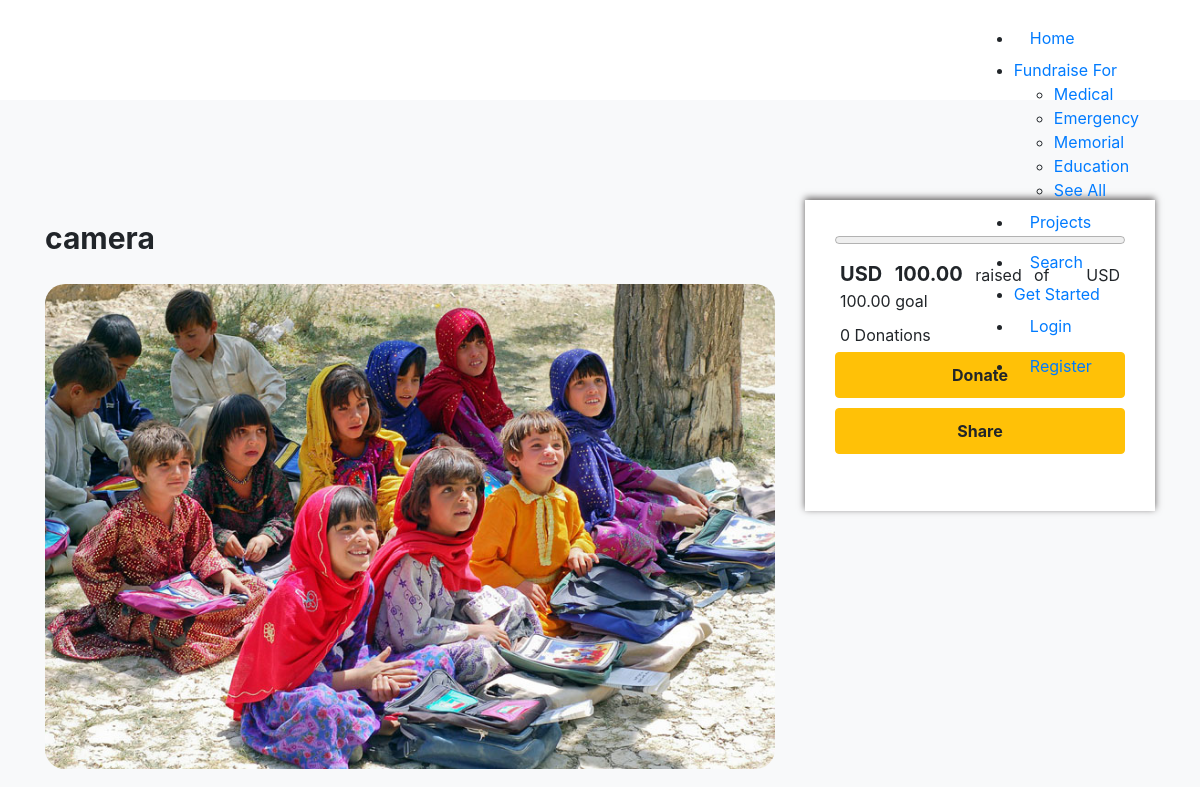
Before: /project/6/ (upper part) with the older database file.
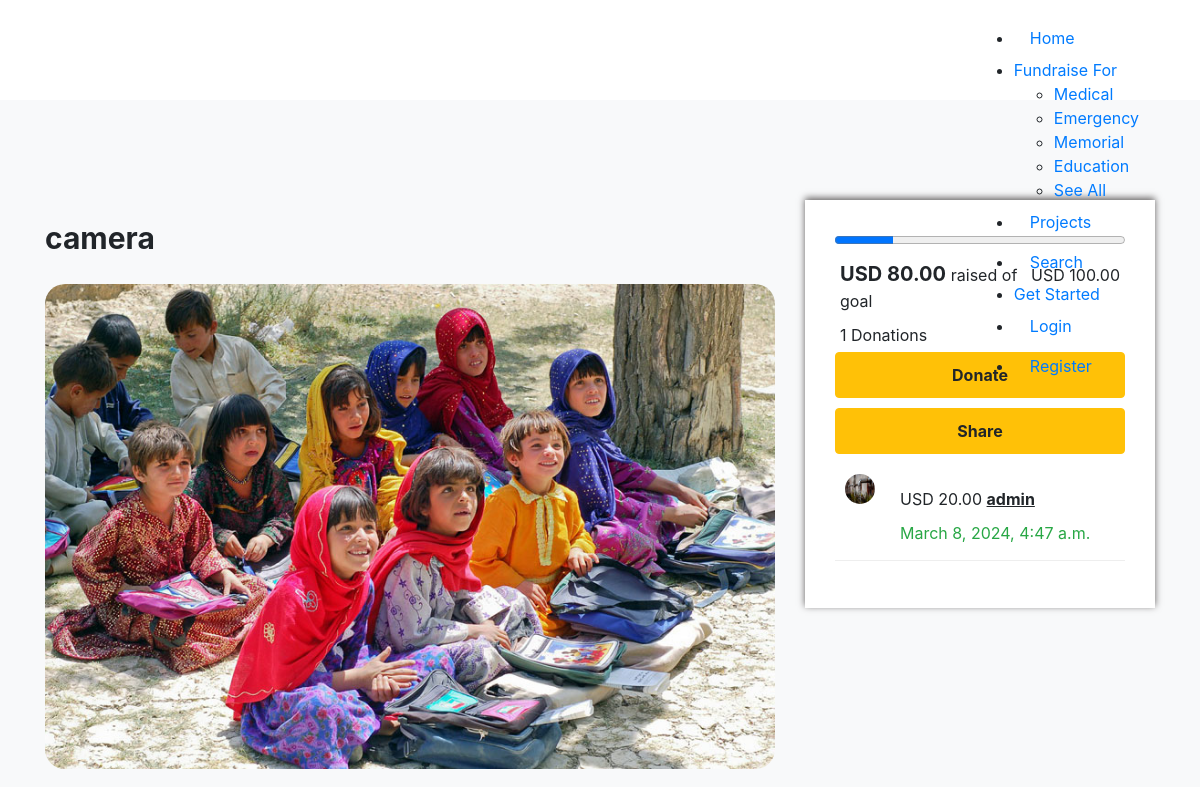
After: the same page with the newer database file.
### D_project/models.py (models this page shows, shortened)
class Image(models.Model):
    project=models.ForeignKey(Project,on_delete=models.CASCADE)
    image = models.FileField(upload_to='projects/images',blank=True,null=True)

class Project(models.Model):
    user = models.ForeignKey(get_user_model(), on_delete=models.CASCADE,default=1)
    name=models.CharField(max_length=50)
    category = models.ForeignKey(Category,on_delete=models.CASCADE,null=True)
    target = models.DecimalField(max_digits=10, decimal_places=2, default=100)
    current_amount = models.DecimalField(max_digits=10, decimal_places=2, default=0)
    tags = models.ManyToManyField(Tag)
    description=models.TextField(default="loream loream",max_length=800,null=True)
    start=models.DateTimeField(auto_now_add=True)
    end=models.DateTimeField()

class Donation(models.Model):
    donation = models.DecimalField(max_digits=10, decimal_places=2, default=0)
    project = models.ForeignKey(Project, on_delete=models.CASCADE)
    created_at = models.DateTimeField(auto_now_add=True)
    user = models.ForeignKey(User, on_delete=models.CASCADE,default=1)

### account/models.py (models this page shows, shortened)
class Profile(models.Model):
    user = models.OneToOneField(User , on_delete=models.CASCADE)
    phone_number = models.CharField(max_length=15,null=True , blank=True)
    addres = models.CharField(max_length=50 , blank=True, null=True)
    image= models.ImageField(upload_to='users/images',blank=True,null=True)

### D_project/views.py (the view)
# urls.py: path('<int:project_id>/',project_details,name="project_details"),
def project_details(request, project_id):
    project = Project.objects.get(id=project_id)
    donations = Donation.objects.filter(project=project)
    context = {
        'project': project,
        'donations': donations,
        'remain': project.target - project.current_amount
    }
    return render(request, 'D_project/project_details.html', context)

### D_project/models.py (called while the page is built)
    def __str__(self):
        return self.name

### D_project/templates/D_project/project_details.html (shortened to what this page needs)
{%extends 'base.html'%}
{% block content %}
<section
  class="ftco-section bg-light categorydetailfirstsec"
  style="background: #fff"
>
  <div class="container">
    <div class="row">
      <div class="col-md-8 textsec">
        <h3 style="padding: 20px 0px; font-size: 30px; font-weight: bold">
          {{ project.name }}
        </h3>
        {% for image in project.image_set.all %}
        <img
          src="{{ image.image.url }}"
          class="img-fluid"
          style="margin-bottom: 20px; width: 100%; border-radius: 20px"
        />
        {% endfor %}
    </div>
    <div class="col-md-4" >
      <div
        class="right-sharesection"
        style="
          box-shadow: 0px -2px 7px #605d5d;
          padding: 30px;
          background: #fff;
          z-index: 1;
        "
      >
        <progress
          id="file"
          value="{{ project.current_amount }}"
          max="{{ project.target }}"
          style="width: 100%"
        ></progress>
        <p>
          <span style="font-weight: bold; font-size: 20px">USD {{ remain }} </span>
          raised of &nbsp; USD {{ project.target }} goal
        </p>
        <p>{{ donations.count }} Donations</p>
        <a
          href="{% url 'donate' project.id %}"
          class="btn btn-warning"
          style="
            width: 100%;
            margin-bottom: 10px;
            padding: 10px;
            font-weight: bold;
          "
          >Donate</a
        >
        <button
          type="button"
          class="btn btn-warning"
          data-bs-toggle="moda"
          data-bs-target="#shareModa"
          style="
            width: 100%;
            margin-bottom: 10px;
            padding: 10px;
            font-weight: bold;
          "
        >
          Share
        </button>
        {% for donation in donations %}
        <div style="padding:10px;border-bottom:1px solid #eee">
          <div class="row">
         <div class="col-md-2">
            {% if donation.user.profile.image.url %}
          <img src="{{donation.user.profile.image.url}}" class="rightdonor_img" alt="">
          {% else %}
          <img src="https://maventricksdemo.co.in/bidonn/public/css/images/noImage.jpg" class="rightdonor_img">
          {% endif %}
         </div>
         <div class="col-md-10">
           <p> USD {{donation.donation}} <span style="font-weight: bold; text-decoration: underline;">{{ donation.user.username }}</span> </p>
          <p class="text-success">{{donation.created_at}}</p>
         </div>
       </div>
     </div>
     {% endfor %}
                          </div>
    </div>
  </div>
          </div>
</section>
{% endblock %}

Changed rows visible on the page:
changed Project "camera": current_amount 0 → 20 (drawn)
added Donation: user.profile.image (picture), donation "20.00", user.username "admin", created_at "March 8, 2024, 4:47 a.m."
Other visible differences:
{{ remain }}: "100.00" → "80.00"
{{ donations.count }}: "0" → "1"
